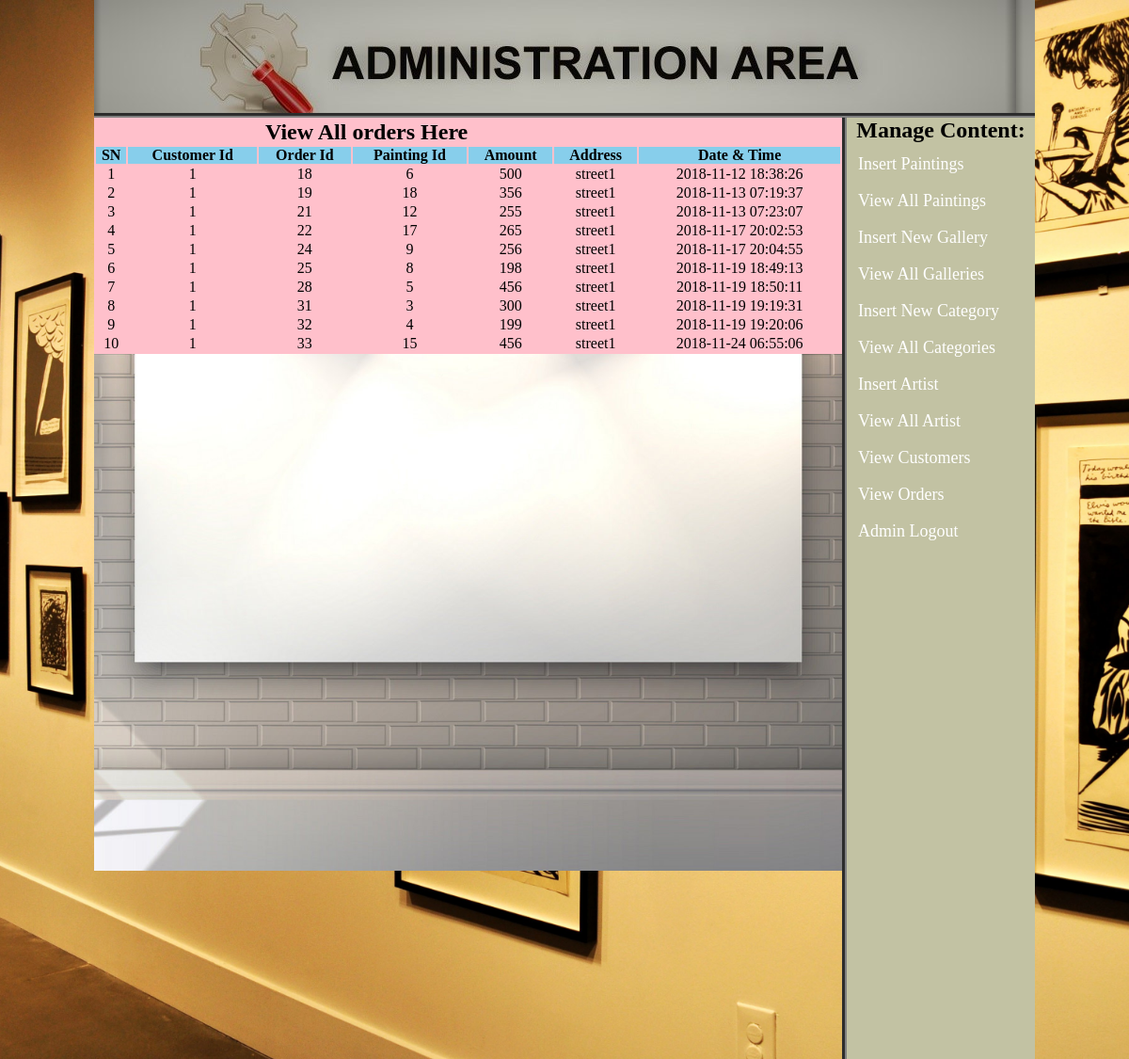
/admin_area/index.php?view_orders (signed in), run on the app's committed database.
### tables this page shows
CREATE TABLE `orders` (
  `customer_id` int(100) NOT NULL,
  `order_id` int(100) NOT NULL,
  `painting_id` int(100) NOT NULL,
  `amount` int(200) NOT NULL,
  `Address` varchar(200) NOT NULL,
  `date` timestamp NOT NULL DEFAULT CURRENT_TIMESTAMP
);

### admin_area/view_orders.php (the view)
<table width="795" align="center" bgcolor="pink">
     <tr align="center">
	    <td colspan="6"><h2>View All orders Here</h2></td>
     </tr>
	 <tr align="center" bgcolor="skyblue">
	    <th>SN</th>
	    <th>Customer Id</th>
	    <th>Order Id</th>
		<th>Painting Id</th>
		 <th>Amount</th>
		 <th>Address</th>
		  <th>Date & Time</th>
	 </tr>
	 <?php
	 include("includes/db.php");
	 $get_o="CALL `allorders`();";
	 $run_o=mysqli_query($con,$get_o);
	 $i=0;
	 while($row_o=mysqli_fetch_array($run_o)){
		 $c_id=$row_o['customer_id'];
		 $o_id=$row_o['order_id'];
		 $p_id=$row_o['painting_id'];
		 $a=$row_o['amount'];
		 $ad=$row_o['Address'];
		 $d=$row_o['date'];
		 $i++;
	 ?>
	 <tr align="center">
	     <td><?php echo $i;?></td>
		 <td><?php echo $c_id;?></td>
		 <td><?php echo $o_id;?></td>
		 <td><?php echo $p_id;?></td>
		 <td><?php echo  $a;?></td>
		 <td><?php echo $ad;?></td>
		 <td><?php echo $d;?></td>
	 </tr>
	 <?php } ?>
</table>

### admin_area/styles/style.css (style rules this page uses)
html, body, div, span, applet, object, iframe, h1, h2, h3, h4, h5, h6, p, blockquote, pre, a, abbr, acronym, address, big, cite, code, del, dfn, em, img, ins, kbd, q, s, samp, small, strike, strong, sub, sup, tt, var, b, u, i, center, dl, dt, dd, ol, ul, li, fieldset, form, label, legend, table, caption, tbody, tfoot, thead, tr, th, td, article, aside, canvas, details, embed, figure, figcaption, footer, header, hgroup, menu, nav, output, ruby, section, summary, time, mark, audio, video { margin: 0; padding: 0; border: 0; vertical-align: baseline; }
body { background-image:url(../images/o4.jpg); height:100%; background-position:center; background-repeat:repeat; background-size:cover; }

### data on the page
orders: customer "1", order_id "18", painting "6", amount "500", Address "street1", date "2018-11-12 18:38:26"
orders: customer "1", order_id "19", painting "18", amount "356", Address "street1", date "2018-11-13 07:19:37"
orders: customer "1", order_id "21", painting "12", amount "255", Address "street1", date "2018-11-13 07:23:07"
orders: customer "1", order_id "22", painting "17", amount "265", Address "street1", date "2018-11-17 20:02:53"
orders: customer "1", order_id "24", painting "9", amount "256", Address "street1", date "2018-11-17 20:04:55"
orders: customer "1", order_id "25", painting "8", amount "198", Address "street1", date "2018-11-19 18:49:13"
orders: customer "1", order_id "28", painting "5", amount "456", Address "street1", date "2018-11-19 18:50:11"
orders: customer "1", order_id "31", painting "3", amount "300", Address "street1", date "2018-11-19 19:19:31"
orders: customer "1", order_id "32", painting "4", amount "199", Address "street1", date "2018-11-19 19:20:06"
orders: customer "1", order_id "33", painting "15", amount "456", Address "street1", date "2018-11-24 06:55:06"
